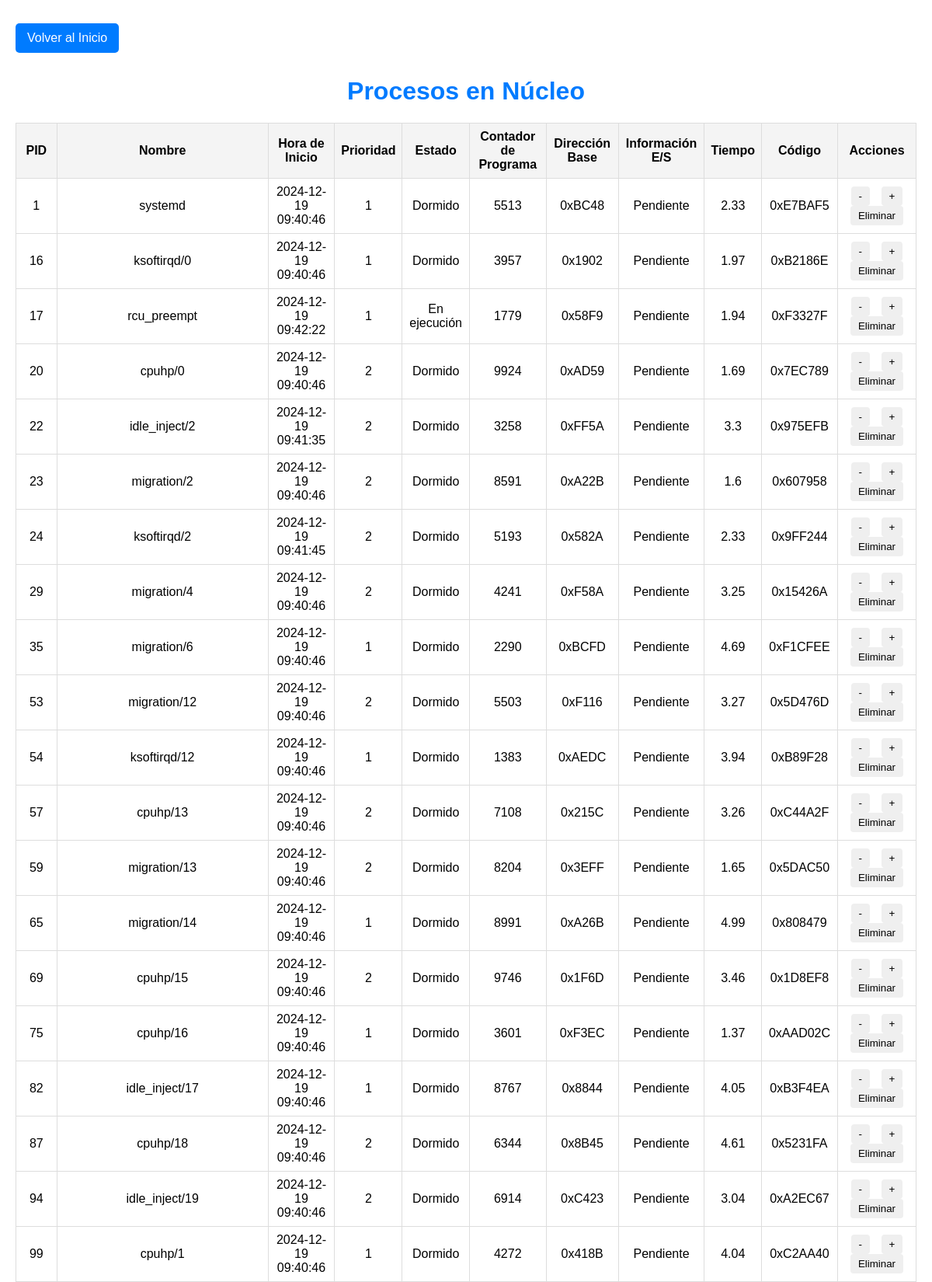
Screenshot of /nucleo/4 (upper part) with the database file from the repository.
### app.py (models this page shows, shortened)
class Proceso(db.Model):
    id = db.Column(db.Integer, primary_key=True)
    nombre = db.Column(db.String(50), nullable=False)
    prioridad = db.Column(db.Integer, nullable=False)
    hora_inicio = db.Column(db.String(50), nullable=False)
    tiempo_restante = db.Column(db.Integer, nullable=False)
    cpu_asignado = db.Column(db.Integer, nullable=True)
    estado = db.Column(db.String(50), default="En ejecución")
    contador_programa = db.Column(db.Integer, default=0)
    direccion_base = db.Column(db.Integer, default=0x1000)
    info_entrada_salida = db.Column(db.String(50), default="Pendiente")
    tiempo = db.Column(db.Float, default=3.5)
    codigo = db.Column(db.String(50), default="0xABC123")

### app.py (the view)
@app.route('/nucleo/<int:cpu_id>')
def ver_nucleo(cpu_id):
    session = SessionFactory()
    try:
        procesos = session.query(Proceso).filter_by(cpu_asignado=cpu_id).all()
    finally:
        session.close()
    return render_template('nucleo.html', cpu_id=cpu_id, procesos=procesos)

### templates/nucleo.html (shortened to what this page needs)
<!DOCTYPE html>
<html lang="es">
<head>
</head>
<body>
    <a href="/" class="back-button">Volver al Inicio</a>
    <h1>Procesos en Núcleo {{ nucleo_id }}</h1>
    <table>
        <thead>
            <tr>
                <th>PID</th>
                <th>Nombre</th>
                <th>Hora de Inicio</th>
                <th>Prioridad</th>
                <th>Estado</th>
                <th>Contador de Programa</th>
                <th>Dirección Base</th>
                <th>Información E/S</th>
                <th>Tiempo</th>
                <th>Código</th>
                <th>Acciones</th>
            </tr>
        </thead>
        <tbody>
            {% for proceso in procesos %}
            <tr id="fila-{{ proceso.id }}">
                <td>{{ proceso.id }}</td>
                <td>{{ proceso.nombre or "Proceso Desconocido" }}</td>
                <td>{{ proceso.hora_inicio or "N/A" }}</td>
                <td>{{ proceso.prioridad or "N/A" }}</td>
                <td>{{ proceso.estado or "Desconocido" }}</td>
                <td>{{ proceso.contador_programa or "N/A" }}</td>
                <td>{{ proceso.direccion_base or "N/A" }}</td>
                <td>{{ proceso.info_entrada_salida or "N/A" }}</td>
                <td>{{ proceso.tiempo or "N/A" }}</td>
                <td>{{ proceso.codigo or "N/A" }}</td>
                <td>
                    <button onclick="cambiarPrioridad({{ proceso.id }}, -1)">-</button>
                    <button onclick="cambiarPrioridad({{ proceso.id }}, 1)">+</button>
                    <button onclick="eliminarProceso({{ proceso.id }})">Eliminar</button>
                </td>
            </tr>
            {% endfor %}
        </tbody>
    </table>
</body>
</html>

### templates/nucleo.html (style rules this page uses)
body { font-family: Arial, sans-serif; margin: 20px; }
h1 { text-align: center; color: #007BFF; }
table { width: 100%; border-collapse: collapse; margin: 20px 0; }
th, td { border: 1px solid #ddd; padding: 8px; text-align: center; }
th { background-color: #f4f4f4; }
button { padding: 5px 10px; margin: 0 5px; border: none; border-radius: 4px; cursor: pointer; }
.back-button { display: inline-block; margin: 10px 0; padding: 10px 15px; background-color: #007BFF; color: white; text-decoration: none; border-radius: 5px; cursor: pointer; }

### rows the page displays
Proceso: id "1", nombre "systemd", hora_inicio "2024-12-19 09:40:46", prioridad "1", estado "Dormido", contador_programa "5513", direccion_base "0xBC48", info_entrada_salida "Pendiente", tiempo "2.33", codigo "0xE7BAF5"
Proceso: id "16", nombre "ksoftirqd/0", hora_inicio "2024-12-19 09:40:46", prioridad "1", estado "Dormido", contador_programa "3957", direccion_base "0x1902", info_entrada_salida "Pendiente", tiempo "1.97", codigo "0xB2186E"
Proceso: id "17", nombre "rcu_preempt", hora_inicio "2024-12-19 09:42:22", prioridad "1", estado "En ejecución", contador_programa "1779", direccion_base "0x58F9", info_entrada_salida "Pendiente", tiempo "1.94", codigo "0xF3327F"
Proceso: id "20", nombre "cpuhp/0", hora_inicio "2024-12-19 09:40:46", prioridad "2", estado "Dormido", contador_programa "9924", direccion_base "0xAD59", info_entrada_salida "Pendiente", tiempo "1.69", codigo "0x7EC789"
Proceso: id "22", nombre "idle_inject/2", hora_inicio "2024-12-19 09:41:35", prioridad "2", estado "Dormido", contador_programa "3258", direccion_base "0xFF5A", info_entrada_salida "Pendiente", tiempo "3.3", codigo "0x975EFB"
Proceso: id "23", nombre "migration/2", hora_inicio "2024-12-19 09:40:46", prioridad "2", estado "Dormido", contador_programa "8591", direccion_base "0xA22B", info_entrada_salida "Pendiente", tiempo "1.6", codigo "0x607958"
Proceso: id "24", nombre "ksoftirqd/2", hora_inicio "2024-12-19 09:41:45", prioridad "2", estado "Dormido", contador_programa "5193", direccion_base "0x582A", info_entrada_salida "Pendiente", tiempo "2.33", codigo "0x9FF244"
Proceso: id "29", nombre "migration/4", hora_inicio "2024-12-19 09:40:46", prioridad "2", estado "Dormido", contador_programa "4241", direccion_base "0xF58A", info_entrada_salida "Pendiente", tiempo "3.25", codigo "0x15426A"
Proceso: id "35", nombre "migration/6", hora_inicio "2024-12-19 09:40:46", prioridad "1", estado "Dormido", contador_programa "2290", direccion_base "0xBCFD", info_entrada_salida "Pendiente", tiempo "4.69", codigo "0xF1CFEE"
Proceso: id "53", nombre "migration/12", hora_inicio "2024-12-19 09:40:46", prioridad "2", estado "Dormido", contador_programa "5503", direccion_base "0xF116", info_entrada_salida "Pendiente", tiempo "3.27", codigo "0x5D476D"
Proceso: id "54", nombre "ksoftirqd/12", hora_inicio "2024-12-19 09:40:46", prioridad "1", estado "Dormido", contador_programa "1383", direccion_base "0xAEDC", info_entrada_salida "Pendiente", tiempo "3.94", codigo "0xB89F28"
Proceso: id "57", nombre "cpuhp/13", hora_inicio "2024-12-19 09:40:46", prioridad "2", estado "Dormido", contador_programa "7108", direccion_base "0x215C", info_entrada_salida "Pendiente", tiempo "3.26", codigo "0xC44A2F"
Proceso: id "59", nombre "migration/13", hora_inicio "2024-12-19 09:40:46", prioridad "2", estado "Dormido", contador_programa "8204", direccion_base "0x3EFF", info_entrada_salida "Pendiente", tiempo "1.65", codigo "0x5DAC50"
Proceso: id "65", nombre "migration/14", hora_inicio "2024-12-19 09:40:46", prioridad "1", estado "Dormido", contador_programa "8991", direccion_base "0xA26B", info_entrada_salida "Pendiente", tiempo "4.99", codigo "0x808479"
Proceso: id "69", nombre "cpuhp/15", hora_inicio "2024-12-19 09:40:46", prioridad "2", estado "Dormido", contador_programa "9746", direccion_base "0x1F6D", info_entrada_salida "Pendiente", tiempo "3.46", codigo "0x1D8EF8"
Proceso: id "75", nombre "cpuhp/16", hora_inicio "2024-12-19 09:40:46", prioridad "1", estado "Dormido", contador_programa "3601", direccion_base "0xF3EC", info_entrada_salida "Pendiente", tiempo "1.37", codigo "0xAAD02C"
Proceso: id "82", nombre "idle_inject/17", hora_inicio "2024-12-19 09:40:46", prioridad "1", estado "Dormido", contador_programa "8767", direccion_base "0x8844", info_entrada_salida "Pendiente", tiempo "4.05", codigo "0xB3F4EA"
Proceso: id "87", nombre "cpuhp/18", hora_inicio "2024-12-19 09:40:46", prioridad "2", estado "Dormido", contador_programa "6344", direccion_base "0x8B45", info_entrada_salida "Pendiente", tiempo "4.61", codigo "0x5231FA"
Proceso: id "94", nombre "idle_inject/19", hora_inicio "2024-12-19 09:40:46", prioridad "2", estado "Dormido", contador_programa "6914", direccion_base "0xC423", info_entrada_salida "Pendiente", tiempo "3.04", codigo "0xA2EC67"
Proceso: id "99", nombre "cpuhp/1", hora_inicio "2024-12-19 09:40:46", prioridad "1", estado "Dormido", contador_programa "4272", direccion_base "0x418B", info_entrada_salida "Pendiente", tiempo "4.04", codigo "0xC2AA40"
